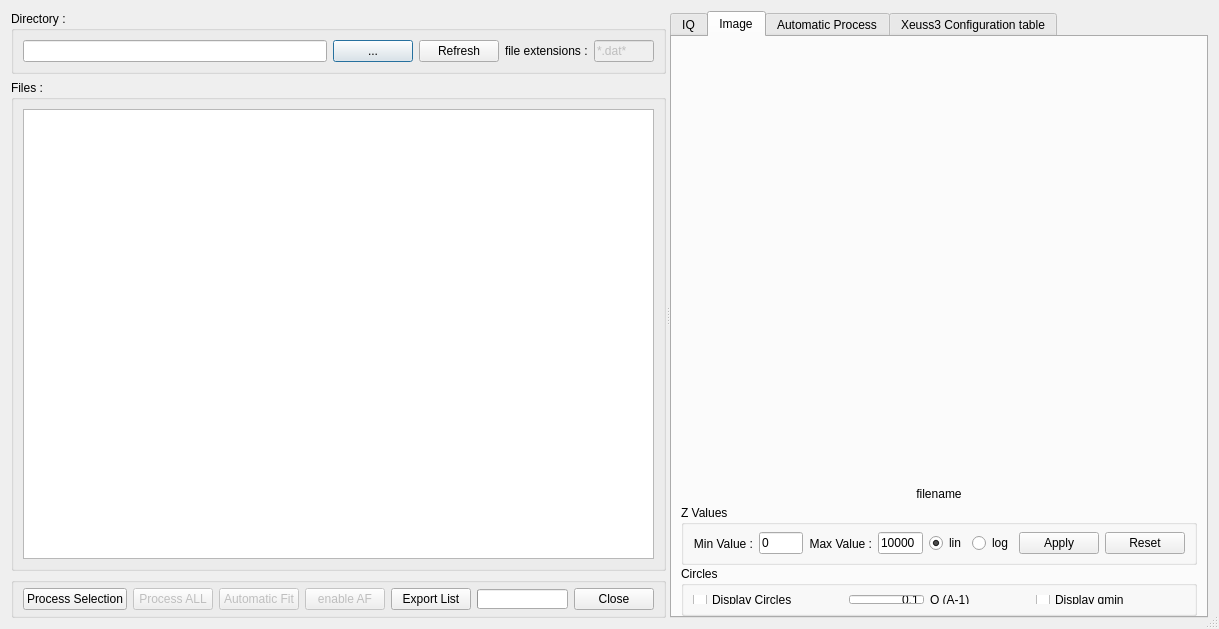
<?xml version="1.0" encoding="UTF-8"?>
<ui version="4.0">
 <class>surveyorDialog</class>
 <widget class="QDialog" name="surveyorDialog">
  <property name="geometry">
   <rect>
    <x>0</x>
    <y>0</y>
    <width>1219</width>
    <height>629</height>
   </rect>
  </property>
  <property name="windowTitle">
   <string>dlgSurveyor</string>
  </property>
  <property name="sizeGripEnabled">
   <bool>true</bool>
  </property>
  <layout class="QVBoxLayout" name="verticalLayout_2">
   <item>
    <widget class="QSplitter" name="splitter">
     <property name="orientation">
      <enum>Qt::Horizontal</enum>
     </property>
     <property name="opaqueResize">
      <bool>true</bool>
     </property>
     <property name="childrenCollapsible">
      <bool>false</bool>
     </property>
     <widget class="QWidget" name="layoutWidget_3">
      <layout class="QVBoxLayout" name="verticalLayout_15">
       <item>
        <widget class="QGroupBox" name="groupBox_16">
         <property name="minimumSize">
          <size>
           <width>0</width>
           <height>50</height>
          </size>
         </property>
         <property name="maximumSize">
          <size>
           <width>16777215</width>
           <height>70</height>
          </size>
         </property>
         <property name="title">
          <string>Directory :</string>
         </property>
         <layout class="QHBoxLayout" name="horizontalLayout_12">
          <item>
           <widget class="QLineEdit" name="DirTxt">
            <property name="minimumSize">
             <size>
              <width>0</width>
              <height>20</height>
             </size>
            </property>
           </widget>
          </item>
          <item>
           <widget class="QPushButton" name="changeDirButton">
            <property name="minimumSize">
             <size>
              <width>0</width>
              <height>20</height>
             </size>
            </property>
            <property name="text">
             <string>...</string>
            </property>
           </widget>
          </item>
          <item>
           <widget class="QPushButton" name="btnExtUpdate">
            <property name="minimumSize">
             <size>
              <width>30</width>
              <height>20</height>
             </size>
            </property>
            <property name="text">
             <string>Refresh</string>
            </property>
            <property name="flat">
             <bool>false</bool>
            </property>
           </widget>
          </item>
          <item>
           <widget class="QLabel" name="labelFileExtensions_3">
            <property name="text">
             <string>file extensions :</string>
            </property>
           </widget>
          </item>
          <item>
           <widget class="QLineEdit" name="extensionTxt">
            <property name="enabled">
             <bool>false</bool>
            </property>
            <property name="maximumSize">
             <size>
              <width>60</width>
              <height>16777215</height>
             </size>
            </property>
            <property name="text">
             <string>*.dat*</string>
            </property>
            <property name="readOnly">
             <bool>true</bool>
            </property>
           </widget>
          </item>
         </layout>
        </widget>
       </item>
       <item>
        <widget class="QGroupBox" name="groupBox_17">
         <property name="title">
          <string>Files :</string>
         </property>
         <layout class="QGridLayout" name="gridLayout_3">
          <item row="0" column="0">
           <widget class="QTableWidget" name="tableWidget">
            <property name="minimumSize">
             <size>
              <width>600</width>
              <height>0</height>
             </size>
            </property>
            <property name="maximumSize">
             <size>
              <width>16777215</width>
              <height>16777215</height>
             </size>
            </property>
            <property name="alternatingRowColors">
             <bool>true</bool>
            </property>
            <property name="showGrid">
             <bool>false</bool>
            </property>
            <property name="sortingEnabled">
             <bool>true</bool>
            </property>
            <property name="columnCount">
             <number>0</number>
            </property>
            <attribute name="verticalHeaderVisible">
             <bool>false</bool>
            </attribute>
           </widget>
          </item>
         </layout>
        </widget>
       </item>
       <item>
        <widget class="QGroupBox" name="groupBox">
         <property name="minimumSize">
          <size>
           <width>0</width>
           <height>30</height>
          </size>
         </property>
         <property name="maximumSize">
          <size>
           <width>16777215</width>
           <height>50</height>
          </size>
         </property>
         <property name="title">
          <string/>
         </property>
         <layout class="QHBoxLayout" name="horizontalLayout_6">
          <property name="topMargin">
           <number>5</number>
          </property>
          <property name="bottomMargin">
           <number>5</number>
          </property>
          <item>
           <widget class="QPushButton" name="btnProcessSelection">
            <property name="text">
             <string>Process Selection</string>
            </property>
           </widget>
          </item>
          <item>
           <widget class="QPushButton" name="btnProcessALL">
            <property name="enabled">
             <bool>false</bool>
            </property>
            <property name="text">
             <string>Process ALL</string>
            </property>
           </widget>
          </item>
          <item>
           <widget class="QPushButton" name="btnAutomaticFit">
            <property name="enabled">
             <bool>false</bool>
            </property>
            <property name="text">
             <string>Automatic Fit</string>
            </property>
           </widget>
          </item>
          <item>
           <widget class="QPushButton" name="btnPAF">
            <property name="enabled">
             <bool>false</bool>
            </property>
            <property name="text">
             <string>enable AF</string>
            </property>
           </widget>
          </item>
          <item>
           <widget class="QPushButton" name="btnExportList">
            <property name="text">
             <string>Export List</string>
            </property>
           </widget>
          </item>
          <item>
           <widget class="QProgressBar" name="progressBar">
            <property name="maximumSize">
             <size>
              <width>100</width>
              <height>20</height>
             </size>
            </property>
            <property name="autoFillBackground">
             <bool>false</bool>
            </property>
            <property name="value">
             <number>0</number>
            </property>
            <property name="textVisible">
             <bool>false</bool>
            </property>
            <property name="orientation">
             <enum>Qt::Horizontal</enum>
            </property>
           </widget>
          </item>
          <item>
           <widget class="QDialogButtonBox" name="buttonClose">
            <property name="standardButtons">
             <set>QDialogButtonBox::Close</set>
            </property>
           </widget>
          </item>
         </layout>
        </widget>
       </item>
       <item>
        <layout class="QHBoxLayout" name="horizontalLayout_22"/>
       </item>
      </layout>
     </widget>
     <widget class="QTabWidget" name="tabWidget">
      <property name="currentIndex">
       <number>1</number>
      </property>
      <widget class="QWidget" name="tab_14">
       <attribute name="title">
        <string>IQ</string>
       </attribute>
       <layout class="QVBoxLayout" name="verticalLayout_3">
        <item>
         <layout class="QVBoxLayout" name="verticalLayoutIQ">
          <item>
           <widget class="MatplotlibWidget" name="matplotlibwidget" native="true">
            <property name="minimumSize">
             <size>
              <width>300</width>
              <height>0</height>
             </size>
            </property>
           </widget>
          </item>
         </layout>
        </item>
       </layout>
      </widget>
      <widget class="QWidget" name="tab_15">
       <attribute name="title">
        <string>Image</string>
       </attribute>
       <layout class="QVBoxLayout" name="verticalLayout">
        <property name="spacing">
         <number>1</number>
        </property>
        <property name="topMargin">
         <number>0</number>
        </property>
        <property name="bottomMargin">
         <number>0</number>
        </property>
        <item>
         <layout class="QVBoxLayout" name="verticalLayoutEDF">
          <item>
           <widget class="MatplotlibWidget" name="matplotlibwidgetEDF" native="true">
            <property name="minimumSize">
             <size>
              <width>300</width>
              <height>0</height>
             </size>
            </property>
           </widget>
          </item>
         </layout>
        </item>
        <item>
         <widget class="QLabel" name="lblEDFFile">
          <property name="maximumSize">
           <size>
            <width>16777215</width>
            <height>20</height>
           </size>
          </property>
          <property name="text">
           <string>filename</string>
          </property>
          <property name="textFormat">
           <enum>Qt::AutoText</enum>
          </property>
          <property name="alignment">
           <set>Qt::AlignCenter</set>
          </property>
         </widget>
        </item>
        <item>
         <widget class="QGroupBox" name="groupBox_5">
          <property name="maximumSize">
           <size>
            <width>16777215</width>
            <height>60</height>
           </size>
          </property>
          <property name="title">
           <string>Z Values</string>
          </property>
          <property name="flat">
           <bool>true</bool>
          </property>
          <layout class="QHBoxLayout" name="horizontalLayout_4">
           <property name="topMargin">
            <number>0</number>
           </property>
           <property name="bottomMargin">
            <number>0</number>
           </property>
           <item>
            <widget class="QLabel" name="Minvalue">
             <property name="text">
              <string>Min Value :</string>
             </property>
             <property name="alignment">
              <set>Qt::AlignRight|Qt::AlignTrailing|Qt::AlignVCenter</set>
             </property>
            </widget>
           </item>
           <item>
            <widget class="QLineEdit" name="edtZmin">
             <property name="maximumSize">
              <size>
               <width>75</width>
               <height>16777215</height>
              </size>
             </property>
             <property name="text">
              <string>0</string>
             </property>
            </widget>
           </item>
           <item>
            <widget class="QLabel" name="label_2">
             <property name="text">
              <string>Max Value :</string>
             </property>
             <property name="alignment">
              <set>Qt::AlignRight|Qt::AlignTrailing|Qt::AlignVCenter</set>
             </property>
            </widget>
           </item>
           <item>
            <widget class="QLineEdit" name="edtZmax">
             <property name="minimumSize">
              <size>
               <width>0</width>
               <height>0</height>
              </size>
             </property>
             <property name="maximumSize">
              <size>
               <width>75</width>
               <height>16777215</height>
              </size>
             </property>
             <property name="text">
              <string>10000</string>
             </property>
            </widget>
           </item>
           <item>
            <widget class="QRadioButton" name="radioButton_lin">
             <property name="text">
              <string>lin</string>
             </property>
             <property name="checked">
              <bool>true</bool>
             </property>
            </widget>
           </item>
           <item>
            <widget class="QRadioButton" name="radioButton_log">
             <property name="text">
              <string>log</string>
             </property>
            </widget>
           </item>
           <item>
            <widget class="QPushButton" name="btnZApply">
             <property name="text">
              <string>Apply</string>
             </property>
            </widget>
           </item>
           <item>
            <widget class="QPushButton" name="btnReset">
             <property name="text">
              <string>Reset</string>
             </property>
            </widget>
           </item>
          </layout>
         </widget>
        </item>
        <item>
         <widget class="QGroupBox" name="groupBox_4">
          <property name="maximumSize">
           <size>
            <width>16777215</width>
            <height>50</height>
           </size>
          </property>
          <property name="title">
           <string>Circles</string>
          </property>
          <property name="flat">
           <bool>true</bool>
          </property>
          <layout class="QHBoxLayout" name="horizontalLayout_3">
           <item>
            <widget class="QCheckBox" name="chkDisplayCircles">
             <property name="text">
              <string>Display Circles</string>
             </property>
            </widget>
           </item>
           <item>
            <widget class="QLineEdit" name="edit_Q">
             <property name="minimumSize">
              <size>
               <width>50</width>
               <height>0</height>
              </size>
             </property>
             <property name="maximumSize">
              <size>
               <width>75</width>
               <height>16777215</height>
              </size>
             </property>
             <property name="text">
              <string>0.1</string>
             </property>
             <property name="alignment">
              <set>Qt::AlignRight|Qt::AlignTrailing|Qt::AlignVCenter</set>
             </property>
            </widget>
           </item>
           <item>
            <widget class="QLabel" name="label_6">
             <property name="minimumSize">
              <size>
               <width>50</width>
               <height>0</height>
              </size>
             </property>
             <property name="maximumSize">
              <size>
               <width>100</width>
               <height>16777215</height>
              </size>
             </property>
             <property name="text">
              <string>Q (A-1)</string>
             </property>
             <property name="alignment">
              <set>Qt::AlignLeading|Qt::AlignLeft|Qt::AlignVCenter</set>
             </property>
             <property name="wordWrap">
              <bool>true</bool>
             </property>
            </widget>
           </item>
           <item>
            <widget class="QCheckBox" name="chkDisplayQmin">
             <property name="text">
              <string>Display qmin</string>
             </property>
            </widget>
           </item>
          </layout>
         </widget>
        </item>
       </layout>
      </widget>
      <widget class="QWidget" name="tab_16">
       <attribute name="title">
        <string>Automatic Process</string>
       </attribute>
       <layout class="QVBoxLayout" name="verticalLayout_18">
        <item>
         <layout class="QVBoxLayout" name="verticalLayout_19">
          <item>
           <widget class="QGroupBox" name="groupBox_18">
            <property name="title">
             <string>Process</string>
            </property>
            <layout class="QHBoxLayout" name="horizontalLayout_24">
             <item>
              <widget class="QCheckBox" name="chkAutomaticProcess">
               <property name="text">
                <string>Automatic when new file</string>
               </property>
               <property name="checked">
                <bool>false</bool>
               </property>
              </widget>
             </item>
             <item>
              <widget class="QCheckBox" name="chkAutomaticSaving">
               <property name="text">
                <string>saving</string>
               </property>
               <property name="checked">
                <bool>true</bool>
               </property>
              </widget>
             </item>
            </layout>
           </widget>
          </item>
          <item>
           <widget class="QGroupBox" name="groupBox_2">
            <property name="title">
             <string>Image / Dat</string>
            </property>
            <layout class="QHBoxLayout" name="horizontalLayout">
             <item>
              <widget class="QLabel" name="label">
               <property name="text">
                <string>Process on :</string>
               </property>
               <property name="alignment">
                <set>Qt::AlignRight|Qt::AlignTrailing|Qt::AlignVCenter</set>
               </property>
              </widget>
             </item>
             <item>
              <widget class="QRadioButton" name="radioButton_DAT">
               <property name="text">
                <string>2D DAT</string>
               </property>
               <property name="checked">
                <bool>true</bool>
               </property>
              </widget>
             </item>
             <item>
              <widget class="QRadioButton" name="radioButton_EDF">
               <property name="text">
                <string>Image EDF</string>
               </property>
              </widget>
             </item>
            </layout>
           </widget>
          </item>
          <item>
           <widget class="QGroupBox" name="groupBox_3">
            <property name="title">
             <string>EDF </string>
            </property>
            <layout class="QHBoxLayout" name="horizontalLayout_2">
             <item>
              <widget class="QLabel" name="label_3">
               <property name="text">
                <string>mask file :</string>
               </property>
              </widget>
             </item>
             <item>
              <widget class="QLineEdit" name="edtMaskFileName"/>
             </item>
             <item>
              <widget class="QToolButton" name="btnLoadMask">
               <property name="text">
                <string>...</string>
               </property>
              </widget>
             </item>
            </layout>
           </widget>
          </item>
          <item>
           <widget class="QGroupBox" name="Par_3">
            <property name="minimumSize">
             <size>
              <width>0</width>
              <height>50</height>
             </size>
            </property>
            <property name="maximumSize">
             <size>
              <width>16777215</width>
              <height>16777215</height>
             </size>
            </property>
            <property name="title">
             <string>Q range</string>
            </property>
            <layout class="QHBoxLayout" name="horizontalLayout_25">
             <item>
              <widget class="QCheckBox" name="chkCutQRange">
               <property name="text">
                <string>Cut Q range</string>
               </property>
              </widget>
             </item>
             <item>
              <widget class="QCheckBox" name="chkMerging">
               <property name="text">
                <string>Merging</string>
               </property>
              </widget>
             </item>
            </layout>
           </widget>
          </item>
          <item>
           <widget class="QGroupBox" name="groupBox_19">
            <property name="title">
             <string>Solvent</string>
            </property>
            <layout class="QHBoxLayout" name="horizontalLayout_26">
             <item>
              <widget class="QCheckBox" name="chkSubSolvent">
               <property name="text">
                <string>Subtract Solvent</string>
               </property>
              </widget>
             </item>
             <item>
              <widget class="QCheckBox" name="chkDetectBuffer">
               <property name="enabled">
                <bool>false</bool>
               </property>
               <property name="text">
                <string>Detect Buffer</string>
               </property>
              </widget>
             </item>
             <item>
              <widget class="QLineEdit" name="solventEdit">
               <property name="enabled">
                <bool>false</bool>
               </property>
              </widget>
             </item>
             <item>
              <widget class="QPushButton" name="btnCheckSolvent">
               <property name="text">
                <string>check from pySAXS</string>
               </property>
              </widget>
             </item>
            </layout>
           </widget>
          </item>
          <item>
           <widget class="QGroupBox" name="groupBox_20">
            <property name="title">
             <string>Naming</string>
            </property>
            <layout class="QHBoxLayout" name="horizontalLayout_27">
             <item>
              <widget class="QCheckBox" name="chkAppendName">
               <property name="text">
                <string>append name with process</string>
               </property>
              </widget>
             </item>
             <item>
              <widget class="QCheckBox" name="chkKeepFileName">
               <property name="text">
                <string>keep file name</string>
               </property>
               <property name="checked">
                <bool>true</bool>
               </property>
              </widget>
             </item>
             <item>
              <widget class="QCheckBox" name="chkConfigName">
               <property name="text">
                <string>Keep Configuration name</string>
               </property>
               <property name="checked">
                <bool>true</bool>
               </property>
              </widget>
             </item>
            </layout>
           </widget>
          </item>
          <item>
           <widget class="QGroupBox" name="groupBox_21">
            <property name="enabled">
             <bool>false</bool>
            </property>
            <property name="title">
             <string>Absolute intensities</string>
            </property>
            <layout class="QHBoxLayout" name="horizontalLayout_28">
             <item>
              <widget class="QCheckBox" name="chkAutomaticAbsolute">
               <property name="text">
                <string>Absolute Intensities</string>
               </property>
              </widget>
             </item>
             <item>
              <widget class="QLabel" name="label_12">
               <property name="text">
                <string>sample thickness (cm) :</string>
               </property>
              </widget>
             </item>
             <item>
              <widget class="QLineEdit" name="thicknessEdit">
               <property name="maximumSize">
                <size>
                 <width>50</width>
                 <height>16777215</height>
                </size>
               </property>
               <property name="layoutDirection">
                <enum>Qt::LeftToRight</enum>
               </property>
               <property name="text">
                <string>1.0</string>
               </property>
               <property name="alignment">
                <set>Qt::AlignRight|Qt::AlignTrailing|Qt::AlignVCenter</set>
               </property>
              </widget>
             </item>
             <item>
              <widget class="QLabel" name="label_13">
               <property name="text">
                <string>electronic backgd (cps/s):</string>
               </property>
              </widget>
             </item>
             <item>
              <widget class="QLineEdit" name="backgdEdit">
               <property name="maximumSize">
                <size>
                 <width>50</width>
                 <height>16777215</height>
                </size>
               </property>
               <property name="text">
                <string>0.0</string>
               </property>
               <property name="alignment">
                <set>Qt::AlignRight|Qt::AlignTrailing|Qt::AlignVCenter</set>
               </property>
              </widget>
             </item>
            </layout>
           </widget>
          </item>
         </layout>
        </item>
       </layout>
      </widget>
      <widget class="QWidget" name="tab_17">
       <attribute name="title">
        <string>Xeuss3 Configuration table</string>
       </attribute>
       <layout class="QVBoxLayout" name="verticalLayout_20">
        <item>
         <widget class="QTableView" name="tableView"/>
        </item>
        <item>
         <widget class="QGroupBox" name="groupBox_22">
          <property name="title">
           <string>File :</string>
          </property>
          <layout class="QHBoxLayout" name="horizontalLayout_29">
           <item>
            <widget class="QLineEdit" name="edtXeussConfFile">
             <property name="minimumSize">
              <size>
               <width>300</width>
               <height>20</height>
              </size>
             </property>
            </widget>
           </item>
           <item>
            <widget class="QPushButton" name="btnSelectXeussConfFile">
             <property name="text">
              <string>...</string>
             </property>
            </widget>
           </item>
          </layout>
         </widget>
        </item>
       </layout>
      </widget>
     </widget>
    </widget>
   </item>
  </layout>
 </widget>
 <customwidgets>
  <customwidget>
   <class>MatplotlibWidget</class>
   <extends>QWidget</extends>
   <header>matplotlibwidget</header>
  </customwidget>
 </customwidgets>
 <resources/>
 <connections>
  <connection>
   <sender>buttonClose</sender>
   <signal>clicked(QAbstractButton*)</signal>
   <receiver>surveyorDialog</receiver>
   <slot>close()</slot>
   <hints>
    <hint type="sourcelabel">
     <x>832</x>
     <y>594</y>
    </hint>
    <hint type="destinationlabel">
     <x>609</x>
     <y>314</y>
    </hint>
   </hints>
  </connection>
 </connections>
</ui>
